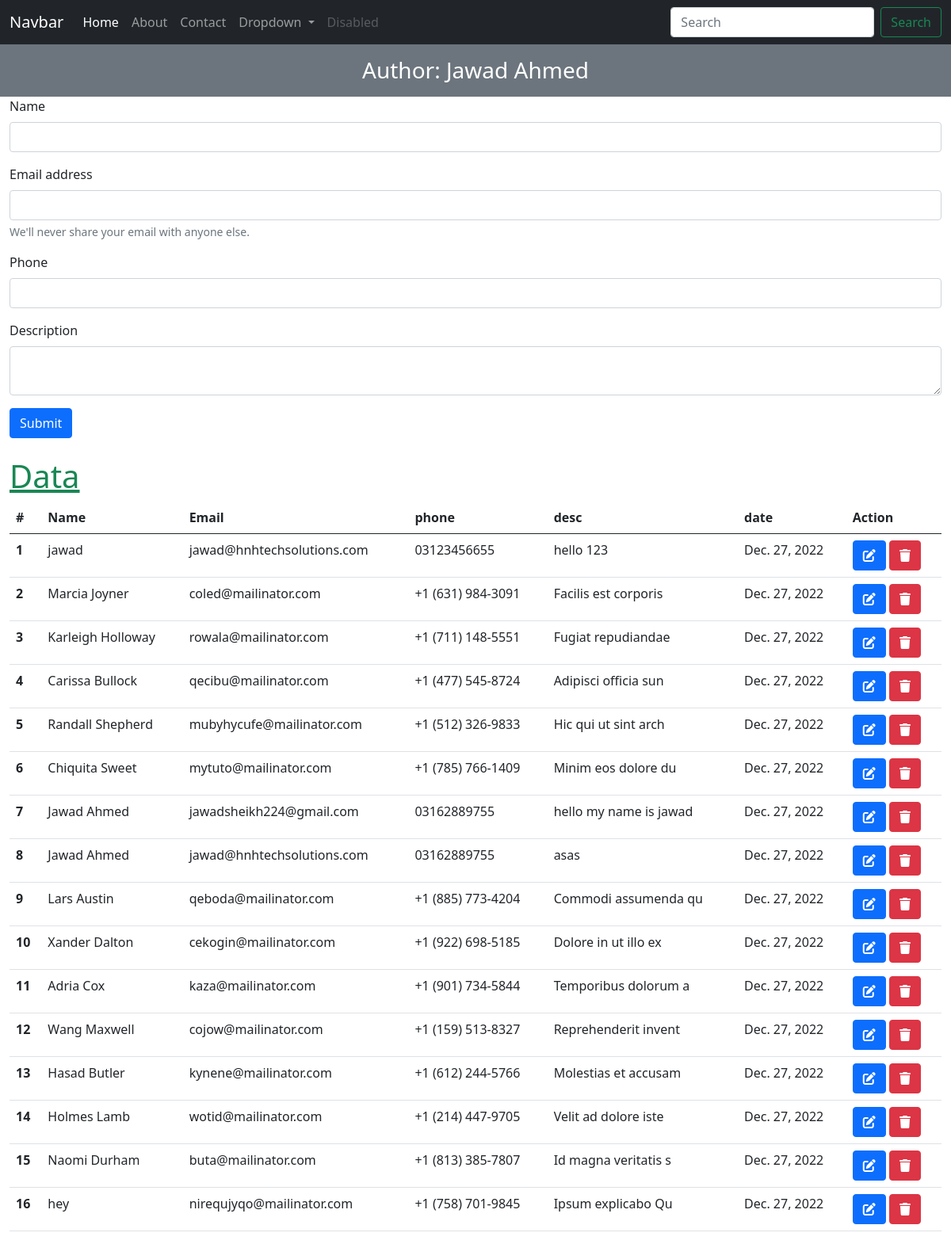
/about, run on the app's committed database.
### home/models.py (models this page shows, shortened)
class About (models.Model):
    name = models.CharField(max_length=122)
    email = models.EmailField(max_length=122)
    phone = models.CharField(max_length=122)
    desc = models.TextField(max_length=122)
    date = models.DateField()

### home/views.py (the view, shortened to what this page needs)
# urls.py: path('about', AboutClass.as_view(), name='about'),
class AboutClass(View):
    def get(self, request):
        return render(request, "about.html", {"data": About.objects.all(),"Author": context})

### templates/about.html (shortened to what this page needs)
{% extends 'base.html' %}
{% block 'body' %}
<form method="post" action="about" id="myForm">
  <div class="mb-3">
    <label for="name" class="form-label">Name</label>
    <input type="text" class="form-control" id="name" name="name">
  </div>
  <div class="mb-3">
    <label for="exampleInputEmail1" class="form-label">Email address</label>
    <input type="email" class="form-control" id="email" name="email" aria-describedby="emailHelp">
    <div id="emailHelp" class="form-text">We'll never share your email with anyone else.</div>
  </div>
  <div class="mb-3">
    <label for="phone" class="form-label">Phone</label>
    <input type="tel" class="form-control" id="phone" name="phone">
  </div>
  <div class="mb-3">
    <label for="description" class="form-label">Description</label>
    <textarea type="text" class="form-control" id="description" name="desc"></textarea>
  </div>
  <button type="submit" id="btn" class="btn btn-primary">Submit</button>
</form>
<h1 class="text-success text-decoration-underline mt-4">Data</h1>
<table class="table">
  <thead class="thead-dark">
    <tr>
      <th scope="col">#</th>
      <th scope="col">Name</th>
      <th scope="col">Email</th>
      <th scope="col">phone</th>
      <th scope="col">desc</th>
      <th scope="col">date</th>
      <th scope="col">Action</th>
    </tr>
  </thead>
  <tbody>
    {% for i in data %}
    <tr>
      <th scope="row">{{forloop.counter}}</th>
      <td>{{i.name}}</td>
      <td>{{i.email}}</td>
      <td>{{i.phone}}</td>
      <td>{{i.desc}}</td>
      <td>{{i.date}}</td>
      <td>
        <button onClick="edit('{{i.id}}','{{i.name}}', '{{i.email}}','{{i.phone}}','{{i.desc}}')" type="button" class="btn btn-primary" data-bs-toggle="modal" data-bs-target="#exampleModal">
          <i class="fas fa-edit cursor-pointer"></i>
        </button>
        <button onClick="deleteRecord('{{i.id}}')" type="button" class="btn btn-danger">
          <i class="fas fa-trash"></i>
        </button>
      </td>
    </tr>
{% endfor %}
  </tbody>
</table>
{% endblock 'body' %}

### templates/base.html (shortened to what this page needs)
<!doctype html>
<html lang="en">
<head>
  <link href="https://cdn.jsdelivr.net/npm/bootstrap@5.0.2/dist/css/bootstrap.min.css" rel="stylesheet"
>
  <link rel="stylesheet" href="https://cdnjs.cloudflare.com/ajax/libs/font-awesome/6.2.1/css/all.min.css">
</head>
<body>
  {% include 'layout/navbar.html' %}
  <h3 class="text-center mb-0 bg-secondary text-white p-3">Author: {{Author.Author}}</h3>
  <div class="container-fluid">
    <div class="row">
      <div class="col-md-12">
        {% block 'body' %}{% endblock 'body' %}
      </div>
    </div>
  </div>
</body>
</html>

### templates/layout/navbar.html (shortened to what this page needs)
<nav class="navbar navbar-expand-lg navbar-dark bg-dark">
    <div class="container-fluid">
      <a class="navbar-brand" href="/">Navbar</a>
      <div class="collapse navbar-collapse" id="navbarSupportedContent">
        <ul class="navbar-nav me-auto mb-2 mb-lg-0">
          <li class="nav-item">
            <a class="nav-link active" aria-current="page" href="/">Home</a>
          </li>
          <li class="nav-item">
            <a class="nav-link" href="/about">About</a>
          </li>
          <li class="nav-item">
            <a class="nav-link" href="/contact/1">Contact</a>
          </li>
          <li class="nav-item dropdown">
            <a class="nav-link dropdown-toggle" href="#" id="navbarDropdown" role="button" data-bs-toggle="dropdown" aria-expanded="false">
              Dropdown
            </a>
          </li>
          <li class="nav-item">
            <a class="nav-link disabled" href="#" tabindex="-1" aria-disabled="true">Disabled</a>
          </li>
        </ul>
        <form class="d-flex">
          <input class="form-control me-2" type="search" placeholder="Search" aria-label="Search">
          <button class="btn btn-outline-success" type="submit">Search</button>
        </form>
      </div>
    </div>
  </nav>

### data on the page
About: name "jawad", email "jawad@hnhtechsolutions.com", phone "03123456655", desc "hello 123", date "Dec. 27, 2022"
About: name "Marcia Joyner", email "coled@mailinator.com", phone "+1 (631) 984-3091", desc "Facilis est corporis", date "Dec. 27, 2022"
About: name "Karleigh Holloway", email "rowala@mailinator.com", phone "+1 (711) 148-5551", desc "Fugiat repudiandae", date "Dec. 27, 2022"
About: name "Carissa Bullock", email "qecibu@mailinator.com", phone "+1 (477) 545-8724", desc "Adipisci officia sun", date "Dec. 27, 2022"
About: name "Randall Shepherd", email "mubyhycufe@mailinator.com", phone "+1 (512) 326-9833", desc "Hic qui ut sint arch", date "Dec. 27, 2022"
About: name "Chiquita Sweet", email "mytuto@mailinator.com", phone "+1 (785) 766-1409", desc "Minim eos dolore du", date "Dec. 27, 2022"
About: name "Jawad Ahmed", email "jawadsheikh224@gmail.com", phone "03162889755", desc "hello my name is jawad", date "Dec. 27, 2022"
About: name "Jawad Ahmed", email "jawad@hnhtechsolutions.com", phone "03162889755", desc "asas", date "Dec. 27, 2022"
About: name "Lars Austin", email "qeboda@mailinator.com", phone "+1 (885) 773-4204", desc "Commodi assumenda qu", date "Dec. 27, 2022"
About: name "Xander Dalton", email "cekogin@mailinator.com", phone "+1 (922) 698-5185", desc "Dolore in ut illo ex", date "Dec. 27, 2022"
About: name "Adria Cox", email "kaza@mailinator.com", phone "+1 (901) 734-5844", desc "Temporibus dolorum a", date "Dec. 27, 2022"
About: name "Wang Maxwell", email "cojow@mailinator.com", phone "+1 (159) 513-8327", desc "Reprehenderit invent", date "Dec. 27, 2022"
About: name "Hasad Butler", email "kynene@mailinator.com", phone "+1 (612) 244-5766", desc "Molestias et accusam", date "Dec. 27, 2022"
About: name "Holmes Lamb", email "wotid@mailinator.com", phone "+1 (214) 447-9705", desc "Velit ad dolore iste", date "Dec. 27, 2022"
About: name "Naomi Durham", email "buta@mailinator.com", phone "+1 (813) 385-7807", desc "Id magna veritatis s", date "Dec. 27, 2022"
About: name "hey", email "nirequjyqo@mailinator.com", phone "+1 (758) 701-9845", desc "Ipsum explicabo Qu", date "Dec. 27, 2022"

### other printed values
{{ Author.Author }} "Jawad Ahmed"
